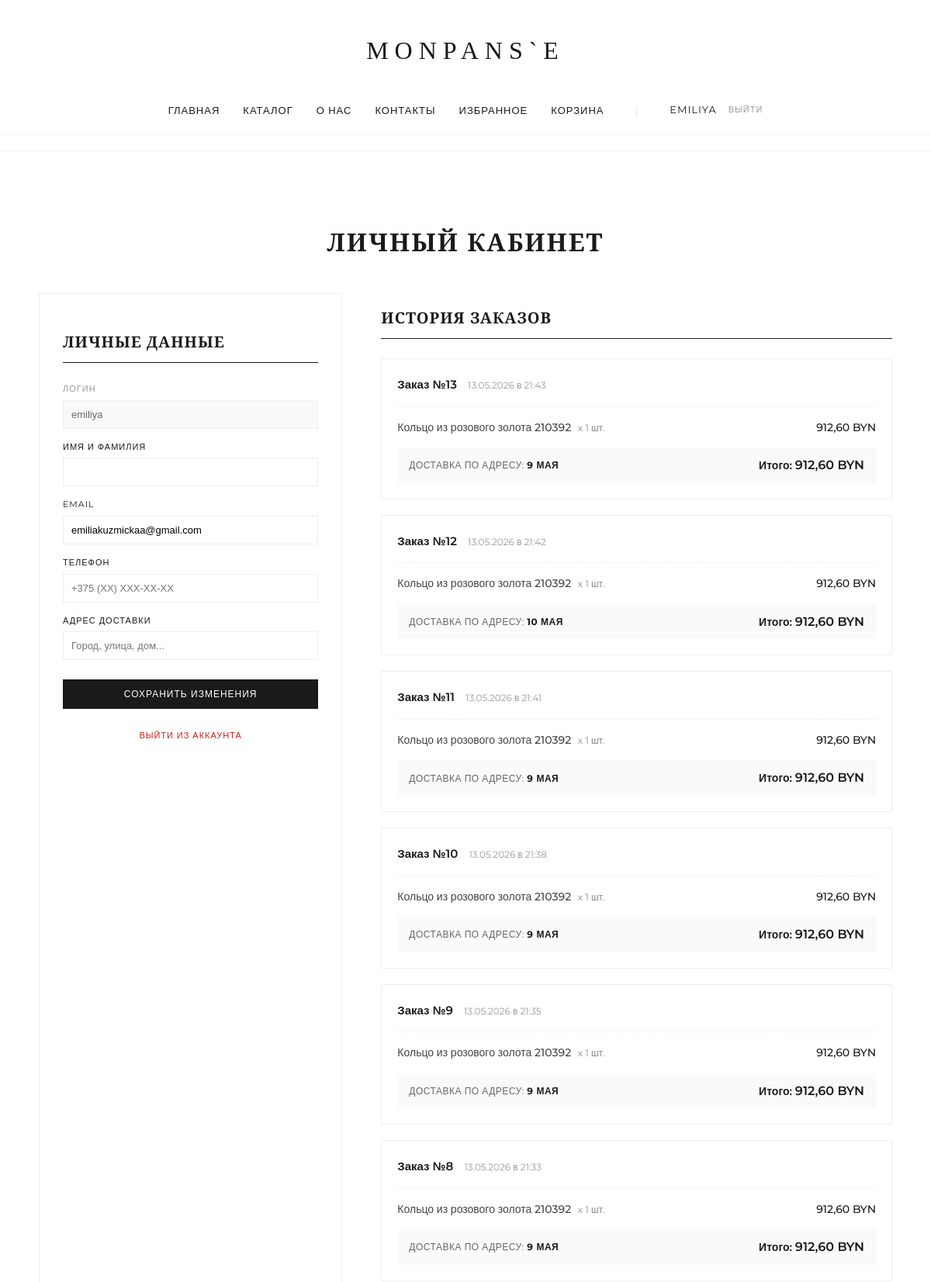
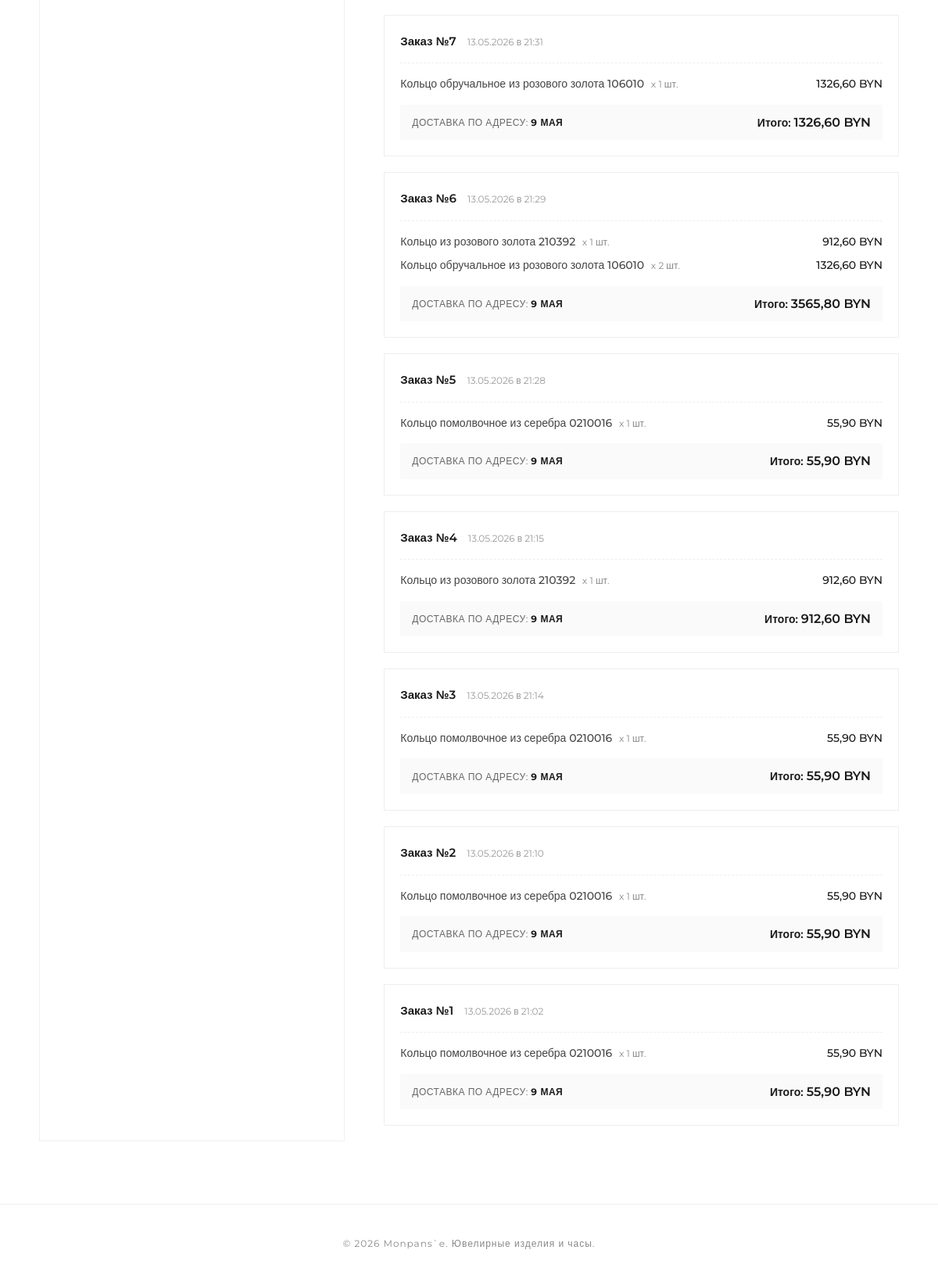
/profile/ (signed in), run on the app's committed database (2 pictures, top to bottom).
### shop/models.py (models this page shows, shortened)
class Profile(models.Model):
    user = models.OneToOneField(User, on_delete=models.CASCADE, related_name='profile', verbose_name="Профиль")
    phone = models.CharField(max_length=20, unique=True, null=True, blank=True, verbose_name="Номер телефона")
    full_name = models.CharField(max_length=255, blank=True, verbose_name="ФИО")
    address = models.TextField(blank=True, verbose_name="Адрес доставки по умолчанию")
    class Meta:
        verbose_name = "Профиль"
        verbose_name_plural = "Профили"

class Order(models.Model):
    STATUS_CHOICES = [
        ('pending', 'Ожидает обработки'),
        ('paid', 'Оплачен'),
        ('shipped', 'Отправлен'),
        ('delivered', 'Доставлен'),
    ]
    user = models.ForeignKey(User, on_delete=models.SET_NULL, null=True, blank=True, verbose_name="Аккаунт")
    full_name = models.CharField(max_length=255, verbose_name="ФИО получателя")
    phone = models.CharField(max_length=20, verbose_name="Контактный телефон")
    address = models.TextField(verbose_name="Адрес доставки")
    status = models.CharField(max_length=20, choices=STATUS_CHOICES, default='pending', verbose_name="Статус")
    total_price = models.DecimalField(max_digits=12, decimal_places=2, verbose_name="Итоговая сумма")
    created_at = models.DateTimeField(auto_now_add=True, verbose_name="Дата оформления")
    class Meta:
        verbose_name = "Заказ"
        verbose_name_plural = "Заказы"

class OrderItem(models.Model):
    order = models.ForeignKey(Order, on_delete=models.CASCADE, related_name='items')
    product = models.ForeignKey(Product, on_delete=models.CASCADE, verbose_name="Товар")
    price_at_order = models.DecimalField(max_digits=10, decimal_places=2, verbose_name="Цена при покупке")
    quantity = models.PositiveIntegerField(default=1, verbose_name="Количество")
    class Meta:
        verbose_name = "Товар в заказе"
        verbose_name_plural = "Товары в заказе"

class Product(models.Model):
    MATERIAL_CHOICES = [
        ('gold', 'Золото'),
        ('rose gold', 'Розовое золото'),
        ('white gold', 'Белое золото'),
        ('silver', 'Серебро'),
        ('platinum', 'Платина'),
    ]
    INSERT_CHOICES = [
        ('diamond', 'Бриллиант'),
        ('emerald', 'Изумруд'),
        ('pearl', 'Жемчуг'),
        ('none', 'Без вставки'),
    ]
    GENDER_CHOICES = [
        ('women', 'Женщинам'),
        ('men', 'Мужчинам'),
        ('unisex', 'Унисекс'),
    ]
    category = models.ForeignKey(Category, on_delete=models.CASCADE, related_name='products', verbose_name="Категория")
    title = models.CharField(max_length=255, verbose_name="Название изделия")
    description = models.TextField(verbose_name="Описание")
    base_price = models.DecimalField(max_digits=10, decimal_places=2, verbose_name="Базовая цена")
    material = models.CharField(max_length=30, choices=MATERIAL_CHOICES, blank=True, null=True, verbose_name="Материал")
    insertion = models.CharField(max_length=30, choices=INSERT_CHOICES, blank=True, null=True, verbose_name="Вставка")
    gender = models.CharField(max_length=10, choices=GENDER_CHOICES, default='women', verbose_name="Для кого")
    sample = models.IntegerField(verbose_name="Проба")
    image = models.ImageField(upload_to='products/', null=True, blank=True, verbose_name="Изображение")
    class Meta:
        verbose_name = "Изделие"
        verbose_name_plural = "Изделия"

### shop/views.py (the view, shortened to what this page needs)
# urls.py: path('profile/', views.profile_view, name='profile'),
@login_required(login_url='login')
def profile_view(request):
    user = request.user
    profile = user.profile
    orders = Order.objects.filter(user=user).order_by('-id')
    return render(request, 'shop/profile.html', {
        'user': user,
        'profile': profile,
        'orders': orders
    })

### shop/templates/shop/profile.html (shortened to what this page needs)
{% extends 'shop/base.html' %}
{% block content %}
<div style="max-width: 1100px; margin: 50px auto; padding: 20px; font-family: 'Montserrat', sans-serif; color: #1a1a1a;">
    <h1 style="font-family: 'Playfair Display', serif; font-size: 32px; text-align: center; margin-bottom: 40px; text-transform: uppercase; letter-spacing: 2px;">
        Личный кабинет
    </h1>
    <div style="display: flex; gap: 50px; flex-wrap: wrap;">
        <div style="flex: 1; min-width: 300px; background: #fff; padding: 30px; border: 1px solid #f0f0f0;">
            <h2 style="font-family: 'Playfair Display', serif; font-size: 20px; margin-bottom: 25px; text-transform: uppercase; letter-spacing: 1px; border-bottom: 1px solid #1a1a1a; padding-bottom: 10px;">
                Личные данные
            </h2>
            <form method="post" action="{% url 'profile' %}">
                <div style="margin-bottom: 15px;">
                    <label style="display: block; font-size: 11px; text-transform: uppercase; margin-bottom: 5px; color: #999; letter-spacing: 1px;">Логин</label>
                    <input type="text" value="{{ user.username }}" disabled
                           style="width: 100%; padding: 10px; border: 1px solid #eee; background: #f9f9f9; color: #666; box-sizing: border-box; cursor: not-allowed; font-size: 13px;">
                </div>
                <div style="margin-bottom: 15px;">
                    <label style="display: block; font-size: 11px; text-transform: uppercase; margin-bottom: 5px; color: #1a1a1a; letter-spacing: 1px;">Имя
                        и Фамилия</label>
                    <input type="text" name="full_name" value="{{ profile.full_name|default:'' }}" required
                           style="width: 100%; padding: 10px; border: 1px solid #eee; box-sizing: border-box; font-size: 13px;">
                </div>
                <div style="margin-bottom: 15px;">
                    <label style="display: block; font-size: 11px; text-transform: uppercase; margin-bottom: 5px; color: #1a1a1a; letter-spacing: 1px;">Email</label>
                    <input type="email" name="email" value="{{ user.email }}" required
                           style="width: 100%; padding: 10px; border: 1px solid #eee; box-sizing: border-box; font-size: 13px;">
                </div>
                <div style="margin-bottom: 15px;">
                    <label style="display: block; font-size: 11px; text-transform: uppercase; margin-bottom: 5px; color: #1a1a1a; letter-spacing: 1px;">Телефон</label>
                    <input type="text" name="phone" value="{{ profile.phone|default:'' }}"
                           placeholder="+375 (XX) XXX-XX-XX"
                           style="width: 100%; padding: 10px; border: 1px solid #eee; box-sizing: border-box; font-size: 13px;">
                </div>
                <div style="margin-bottom: 25px;">
                    <label style="display: block; font-size: 11px; text-transform: uppercase; margin-bottom: 5px; color: #1a1a1a; letter-spacing: 1px;">Адрес
                        доставки</label>
                    <input type="text" name="address" value="{{ profile.address|default:'' }}"
                           placeholder="Город, улица, дом..."
                           style="width: 100%; padding: 10px; border: 1px solid #eee; box-sizing: border-box; font-size: 13px;">
                </div>
                <button type="submit"
                        style="width: 100%; padding: 12px; background: #1a1a1a; color: #fff; border: none; text-transform: uppercase; letter-spacing: 1px; cursor: pointer; font-size: 12px; transition: 0.3s;"
                        onmouseover="this.style.background='#333';" onmouseout="this.style.background='#1a1a1a';">
                    Сохранить изменения
                </button>
            </form>
            <div style="text-align: center; margin-top: 20px;">
                <a href="{% url 'logout' %}"
                   style="color: #c5221f; font-size: 11px; text-decoration: none; text-transform: uppercase; letter-spacing: 1px;">Выйти
                    из аккаунта</a>
            </div>
        </div>
        <div style="flex: 2; min-width: 350px;">
            <h2 style="font-family: 'Playfair Display', serif; font-size: 20px; margin-bottom: 25px; text-transform: uppercase; letter-spacing: 1px; border-bottom: 1px solid #1a1a1a; padding-bottom: 10px;">
                История заказов
            </h2>
            {% if orders %}
            {% for order in orders %}
            <div style="border: 1px solid #eee; background: #fff; margin-bottom: 20px; padding: 20px; transition: 0.2s;">
                <div style="display: flex; justify-content: space-between; align-items: center; border-bottom: 1px dashed #eee; padding-bottom: 15px; margin-bottom: 15px; flex-wrap: wrap; gap: 10px;">
                    <div>
                        <span style="font-weight: 600; font-size: 15px;">Заказ №{{ order.id }}</span>
                        <span style="color: #999; font-size: 12px; margin-left: 10px;">{{ order.created_at|date:"d.m.Y в H:i"|default:"Недавно" }}</span>
                    </div>
                </div>
                <div style="margin-bottom: 15px;">
                    {% for item in order.items.all %}
                    <div style="display: flex; justify-content: space-between; font-size: 14px; margin-bottom: 8px; color: #444;">
                        <div style="flex: 2;">
                            <span style="font-weight: 500;">{{ item.product.title }}</span>
                            <span style="color: #888; font-size: 12px; margin-left: 5px;">x {{ item.quantity }} шт.</span>
                        </div>
                        <div style="flex: 1; text-align: right; font-weight: 500; color: #1a1a1a;">
                            {{ item.price_at_order }} BYN
                        </div>
                    </div>
                    {% endfor %}
                </div>
                <div style="display: flex; justify-content: space-between; align-items: center; background: #fafafa; padding: 10px 15px; margin-top: 10px;">
                    <span style="font-size: 12px; text-transform: uppercase; color: #666; letter-spacing: 0.5px;">Доставка по адресу: <strong
                            style="color:#1a1a1a;">{{ order.address }}</strong></span>
                    <span style="font-size: 14px; font-weight: 600;">Итого: <span
                            style="font-size: 16px; color: #1a1a1a;">{{ order.total_price }} BYN</span></span>
                </div>
            </div>
            {% endfor %}
            {% endif %}
        </div>
    </div>
</div>
{% endblock %}

### shop/templates/shop/base.html (shortened to what this page needs)
{% load static %}
<!DOCTYPE html>
<html lang="ru">
<head>
    <link rel="stylesheet" href="{% static 'shop/style.css' %}">
</head>
<body>
<header>
    <div class="logo" style="font-size: 32px; letter-spacing: 8px; text-align: center; padding: 20px 0;">
        <a href="/" style="text-decoration: none; color: inherit;">Monpans`e</a>
    </div>
    <nav class="nav-menu"
         style="display: flex; justify-content: center; gap: 30px; padding-bottom: 20px; border-bottom: 1px solid #f5f5f5; align-items: center;">
        <a href="/">Главная</a>
        <a href="/catalog/">Каталог</a>
        <a href="/about/">О нас</a>
        <a href="/contacts/">Контакты</a>
        <a href="/favorites/">Избранное</a>
        <a href="/cart/">Корзина</a>
        <span style="color: #ddd; margin: 0 10px;">|</span>
        {% if user.is_authenticated %}
        <div class="user-area" style="display: flex; align-items: center; gap: 15px;">
            <a href="{% url 'profile' %}"
               style="text-decoration: none; color: #1a1a1a; border-bottom: 1px solid transparent; transition: 0.3s;"
               onmouseover="this.style.borderColor='#1a1a1a'"
               onmouseout="this.style.borderColor='transparent'">
                {{ user.profile.full_name|default:user.username }}
            </a>
            <a href="{% url 'logout' %}"
               style="font-size: 11px; color: #999; text-transform: uppercase; letter-spacing: 1px;">Выйти</a>
        </div>
        {% else %}
        <a href="{% url 'login' %}" style="font-weight: 500;">Вход</a>
        {% endif %}
    </nav>
</header>
<main class="container">
    {% block content %}
    {% endblock %}
</main>
<footer style="margin-top: 60px; padding: 40px; border-top: 1px solid #eee; text-align: center; font-size: 12px; color: #888; letter-spacing: 1px;">
    &copy; 2026 Monpans`e. Ювелирные изделия и часы.
</footer>
</body>
</html>

### shop/static/shop/style.css (style rules this page uses)
:root { --gold: #d4af37; --dark: #1a1a1a; --light-grey: #f9f9f9; --border: #eeeeee; }
body { font-family: 'Montserrat', sans-serif; margin: 0; color: var(--dark); line-height: 1.6; }
h1, h2, .logo { font-family: 'Century Gothic', serif; text-transform: uppercase; letter-spacing: 2px; }
.container { max-width: 1200px; margin: 0 auto; padding: 0 20px; }
header { border-bottom: 1px solid var(--border); padding: 20px 0; text-align: center; }
.nav-menu { display: flex; justify-content: center; gap: 30px; margin-top: 20px; text-transform: uppercase; font-size: 13px; letter-spacing: 1px; }
.nav-menu a { text-decoration: none; color: var(--dark); transition: 0.3s; }

### data on the page
Order: id "13", created_at "13.05.2026 в 21:43", address "9 МАЯ", total_price "912,60"
OrderItem: product "Кольцо из розового золота 210392", quantity "1", price_at_order "912,60"
Order: id "12", created_at "13.05.2026 в 21:42", address "10 МАЯ", total_price "912,60"
OrderItem: product "Кольцо из розового золота 210392", quantity "1", price_at_order "912,60"
Order: id "11", created_at "13.05.2026 в 21:41", address "9 МАЯ", total_price "912,60"
OrderItem: product "Кольцо из розового золота 210392", quantity "1", price_at_order "912,60"
Order: id "10", created_at "13.05.2026 в 21:38", address "9 МАЯ", total_price "912,60"
OrderItem: product "Кольцо из розового золота 210392", quantity "1", price_at_order "912,60"
Order: id "9", created_at "13.05.2026 в 21:35", address "9 МАЯ", total_price "912,60"
OrderItem: product "Кольцо из розового золота 210392", quantity "1", price_at_order "912,60"
Order: id "8", created_at "13.05.2026 в 21:33", address "9 МАЯ", total_price "912,60"
OrderItem: product "Кольцо из розового золота 210392", quantity "1", price_at_order "912,60"
Order: id "7", created_at "13.05.2026 в 21:31", address "9 МАЯ", total_price "1326,60"
OrderItem: product "Кольцо обручальное из розового золота 106010", quantity "1", price_at_order "1326,60"
Order: id "6", created_at "13.05.2026 в 21:29", address "9 МАЯ", total_price "3565,80"
OrderItem: product "Кольцо из розового золота 210392", quantity "1", price_at_order "912,60"
OrderItem: product "Кольцо обручальное из розового золота 106010", quantity "2", price_at_order "1326,60"
Order: id "5", created_at "13.05.2026 в 21:28", address "9 МАЯ", total_price "55,90"
OrderItem: product "Кольцо помолвочное из серебра 0210016", quantity "1", price_at_order "55,90"
Order: id "4", created_at "13.05.2026 в 21:15", address "9 МАЯ", total_price "912,60"
OrderItem: product "Кольцо из розового золота 210392", quantity "1", price_at_order "912,60"
Order: id "3", created_at "13.05.2026 в 21:14", address "9 МАЯ", total_price "55,90"
OrderItem: product "Кольцо помолвочное из серебра 0210016", quantity "1", price_at_order "55,90"
Order: id "2", created_at "13.05.2026 в 21:10", address "9 МАЯ", total_price "55,90"
OrderItem: product "Кольцо помолвочное из серебра 0210016", quantity "1", price_at_order "55,90"
Order: id "1", created_at "13.05.2026 в 21:02", address "9 МАЯ", total_price "55,90"
OrderItem: product "Кольцо помолвочное из серебра 0210016", quantity "1", price_at_order "55,90"

### other printed values
{{ user.profile.full_name|default:user.username }} "EMILIYA"
